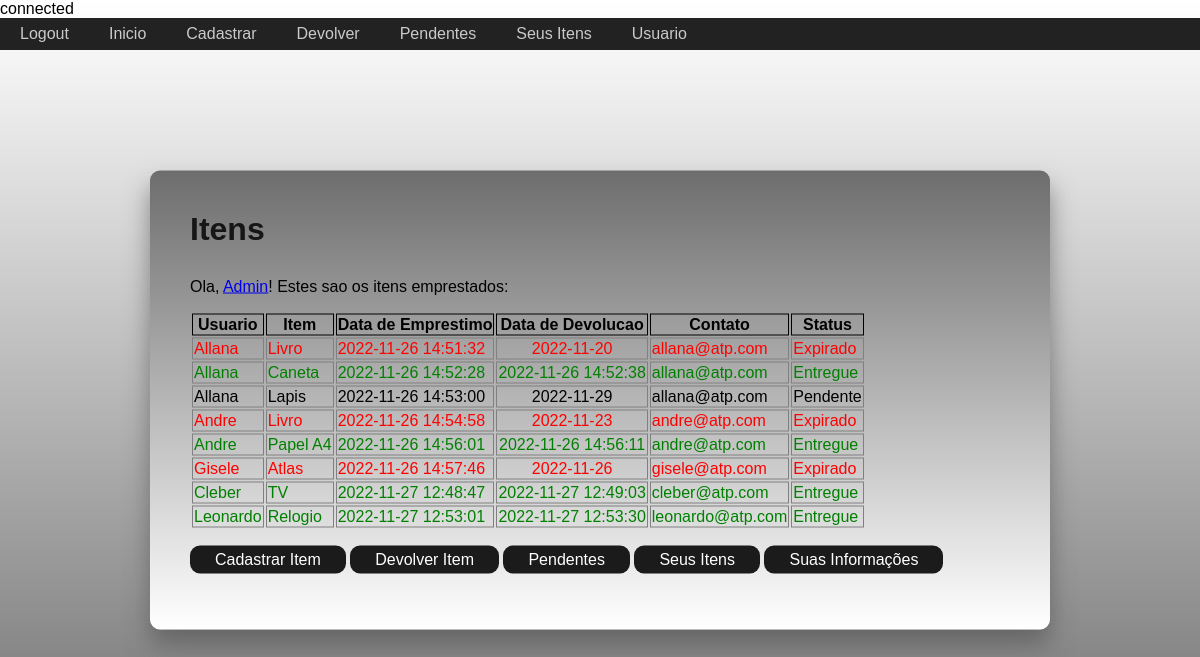
The app's page /principal.php (signed in) with its own data.
### tables this page shows
CREATE TABLE `new_table2` (
  `id` int NOT NULL AUTO_INCREMENT,
  `usuario` varchar(50) DEFAULT NULL,
  `item` varchar(50) NOT NULL,
  `data2` varchar(50) DEFAULT NULL,
  `data3` varchar(50) DEFAULT NULL,
  `email` varchar(50) DEFAULT NULL,
  `devolvido` varchar(50) DEFAULT NULL,
  PRIMARY KEY (`id`)
);

### principal.php (the view, shortened to what this page needs)
<?php
require('conexao.php');
?>
<!DOCTYPE html>
<html>
<head>
    <link rel="stylesheet" href="principal.css">
    <ul>
        <li><a href="logout.php">Logout</a></li>
        <li><a href="principal.php">Inicio</a></li>
        <li><a href="cadastroItem.php">Cadastrar</a></li>
        <li><a href="devolverItem.php">Devolver</a></li>
        <li><a href="itensPendentes.php">Pendentes</a></li>
        <li><a href="itensUsuario.php">Seus Itens</a></li>
        <li><a href="infoUsuario.php">Usuario</a></li>
    </ul>
</head>
<body>
    <div class="cadastro">
        <h1>Itens</h1>
        <p>Ola,
            <?php
            $result1 = mysqli_query($con, "SELECT usuario FROM new_table WHERE email= '" . $_SESSION['email'] . "'");
            while ($row = mysqli_fetch_array($result1)) {
                $usuario = $row['usuario'];
            }
            if ($usuario == 'Admin') {
                echo '<a href="admin.php">Admin</a>';
            } else {
                echo $usuario;
            }
            ?>! Estes sao os itens emprestados:
        </p>
        <table>
            <tr>
                <th style='border:black; border-width:1px; border-style:solid;'>Usuario</th>
                <th style='border:black; border-width:1px; border-style:solid;'>Item</th>
                <th style='border:black; border-width:1px; border-style:solid;'>Data de Emprestimo</th>
                <th style='border:black; border-width:1px; border-style:solid;'>Data de Devolucao</th>
                <th style='border:black; border-width:1px; border-style:solid;'>Contato</th>
                <th style='border:black; border-width:1px; border-style:solid;'>Status</th>
            </tr>
            <?php
            $query = "SELECT * FROM `new_table2`";
            if ($mysqli_query = mysqli_query($con, $query)) {
                while ($mysqli_row = mysqli_fetch_assoc($mysqli_query)) {
                    if ($mysqli_row['devolvido'] == 1) {
                        $colorClass = 'green';
                        $entregue = 'Entregue';
                    } else if ($mysqli_row['data2'] == null || date('Y-m-d') > $mysqli_row['data2']) {
                        $colorClass = 'red';
                        $entregue = 'Expirado';
                    } else {
                        $colorClass = 'black';
                        $entregue = 'Pendente';
                    }
                    if ($mysqli_row['data2'] == null) {
                        $mysqli_row['data2'] = '-';
                        $styleCenter = 'class=styleCenter';
                    } else {
                        $styleCenter = 'class=styleCenter';
                    }
                    echo "
                        <tr class=" . $colorClass . ">
                            <td style='border:gray; border-width:1px; border-style:solid;'>" . $mysqli_row['usuario'] . "</td>
                            <td class=" . $colorClass . " style='border:gray; border-width:1px; border-style:solid;'>" . $mysqli_row['item'] . "</td>
                            <td style='border:gray; border-width:1px; border-style:solid;'>" . $mysqli_row['data3'] . "</td>
                            <td $styleCenter   style='border:gray; border-width:1px; border-style:solid;'>" . $mysqli_row['data2'] . "</td>
                            <td style='border:gray; border-width:1px; border-style:solid;'>" . $mysqli_row['email'] . "</td>
                            <td style='border:gray; border-width:1px; border-style:solid;'>" . $entregue . "</td>
                        </tr>
                    ";
                }
            } else {
                die(mysqli_error($con));
            }
            ?>
        </table>
        <p><input class="button" type="submit" value="Cadastrar Item" onclick="window.location.href='cadastroItem.php'">
            <input class="button" type="submit" value="Devolver Item" onclick="window.location.href='devolverItem.php'">
            <input class="button" type="submit" value="Pendentes" onclick="window.location.href='itensPendentes.php'">
            <input class="button" type="submit" value="Seus Itens" onclick="window.location.href='itensUsuario.php'">
            <input class="button" type="submit" value="Suas Informações"
                onclick="window.location.href='infoUsuario.php'">
        </p>
    </div>
</body>
</html>

### principal.css (style rules this page uses)
html { height: 100%; }
body { margin:0; padding:0; font-family: sans-serif; background: linear-gradient(#ffffff, #6d6d6d); }
.red > td { color: red; }
.green > td { color: green; }
.styleCenter { text-align: center; }
.cadastro { position: absolute; top: 50%; left: 50%; width: 900px; padding: 40px; transform: translate(-50%, -50%); background: linear-gradient(#6d6d6d, #ffffff); box-sizing: border-box; box-shadow: 0 15px 25px rgba(77, 77, 77, 0.6); border-radius: 10px; }
.cadastro h1 { margin: 0 0 30px; padding: 0; color: rgb(22, 22, 22); }
::placeholder { color: rgb(22, 22, 22); opacity: 1; }
.button { background-color: #1b1b1b; border: none; color: rgb(255, 255, 255); padding: 5px 25px; text-decoration: none; display: inline-block; font-size: 16px; border-radius: 10px; cursor:pointer; }
.cadastro { animation: fadeIn 2s }
ul { list-style-type: none; margin: 0; padding: 0; overflow: hidden; background-color: rgb(34, 34, 34); }
li { float: left; }
li a { display: block; color: rgb(202, 202, 202); text-align: center; padding: 7px 20px; text-decoration: none; }

### records on screen
new_table2: usuario "Allana", item "Livro", data3 "2022-11-26 14:51:32", data2 "2022-11-20", email "allana@atp.com", data2 "Expirado"
new_table2: usuario "Allana", item "Caneta", data3 "2022-11-26 14:52:28", data2 "2022-11-26 14:52:38", email "allana@atp.com", devolvido "Entregue"
new_table2: usuario "Allana", item "Lapis", data3 "2022-11-26 14:53:00", data2 "2022-11-29", email "allana@atp.com", data2 "Pendente"
new_table2: usuario "Andre", item "Livro", data3 "2022-11-26 14:54:58", data2 "2022-11-23", email "andre@atp.com", data2 "Expirado"
new_table2: usuario "Andre", item "Papel A4", data3 "2022-11-26 14:56:01", data2 "2022-11-26 14:56:11", email "andre@atp.com", devolvido "Entregue"
new_table2: usuario "Gisele", item "Atlas", data3 "2022-11-26 14:57:46", data2 "2022-11-26", email "gisele@atp.com", data2 "Expirado"
new_table2: usuario "Cleber", item "TV", data3 "2022-11-27 12:48:47", data2 "2022-11-27 12:49:03", email "cleber@atp.com", devolvido "Entregue"
new_table2: usuario "Leonardo", item "Relogio", data3 "2022-11-27 12:53:01", data2 "2022-11-27 12:53:30", email "leonardo@atp.com", devolvido "Entregue"
